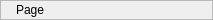
<?xml version="1.0" encoding="UTF-8"?>
<ui version="4.0">
 <class>HuggleQueueItemLabel</class>
 <widget class="QFrame" name="HuggleQueueItemLabel">
  <property name="geometry">
   <rect>
    <x>0</x>
    <y>0</y>
    <width>213</width>
    <height>20</height>
   </rect>
  </property>
  <property name="minimumSize">
   <size>
    <width>80</width>
    <height>20</height>
   </size>
  </property>
  <property name="maximumSize">
   <size>
    <width>16777215</width>
    <height>20</height>
   </size>
  </property>
  <property name="windowTitle">
   <string>Frame</string>
  </property>
  <property name="frameShape">
   <enum>QFrame::StyledPanel</enum>
  </property>
  <property name="frameShadow">
   <enum>QFrame::Raised</enum>
  </property>
  <layout class="QHBoxLayout" name="horizontalLayout">
   <property name="spacing">
    <number>8</number>
   </property>
   <property name="leftMargin">
    <number>0</number>
   </property>
   <property name="topMargin">
    <number>0</number>
   </property>
   <property name="rightMargin">
    <number>0</number>
   </property>
   <property name="bottomMargin">
    <number>0</number>
   </property>
   <item>
    <widget class="QLabel" name="label">
     <property name="sizePolicy">
      <sizepolicy hsizetype="Fixed" vsizetype="Preferred">
       <horstretch>0</horstretch>
       <verstretch>0</verstretch>
      </sizepolicy>
     </property>
     <property name="text">
      <string/>
     </property>
     <property name="pixmap">
      <pixmap resource="pictures.qrc">:/huggle/pictures/Resources/blob-warn-1.png</pixmap>
     </property>
    </widget>
   </item>
   <item>
    <widget class="QLabel" name="label_2">
     <property name="text">
      <string>Page</string>
     </property>
    </widget>
   </item>
  </layout>
 </widget>
 <resources>
  <include location="pictures.qrc"/>
 </resources>
 <connections/>
</ui>
